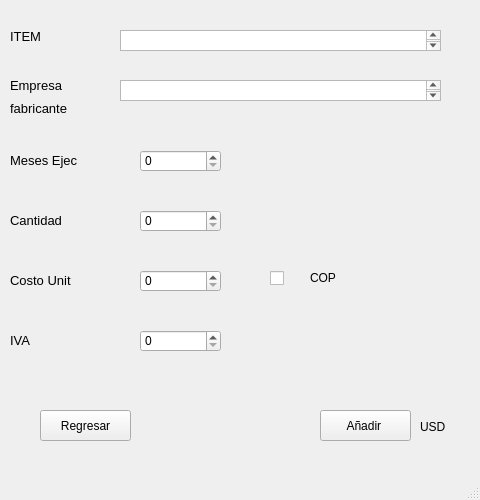
<?xml version="1.0" encoding="UTF-8"?>
<ui version="4.0">
 <class>MainWindow</class>
 <widget class="QMainWindow" name="MainWindow">
  <property name="geometry">
   <rect>
    <x>0</x>
    <y>0</y>
    <width>480</width>
    <height>500</height>
   </rect>
  </property>
  <property name="windowTitle">
   <string>MainWindow</string>
  </property>
  <widget class="QWidget" name="centralwidget">
   <widget class="QTextEdit" name="textEdit">
    <property name="geometry">
     <rect>
      <x>120</x>
      <y>30</y>
      <width>321</width>
      <height>21</height>
     </rect>
    </property>
   </widget>
   <widget class="QLabel" name="label">
    <property name="geometry">
     <rect>
      <x>10</x>
      <y>30</y>
      <width>47</width>
      <height>13</height>
     </rect>
    </property>
    <property name="font">
     <font>
      <pointsize>10</pointsize>
     </font>
    </property>
    <property name="text">
     <string>ITEM </string>
    </property>
   </widget>
   <widget class="QTextEdit" name="textEdit_2">
    <property name="geometry">
     <rect>
      <x>120</x>
      <y>80</y>
      <width>321</width>
      <height>21</height>
     </rect>
    </property>
   </widget>
   <widget class="QLabel" name="label_2">
    <property name="geometry">
     <rect>
      <x>10</x>
      <y>70</y>
      <width>91</width>
      <height>31</height>
     </rect>
    </property>
    <property name="font">
     <font>
      <pointsize>10</pointsize>
     </font>
    </property>
    <property name="text">
     <string>Empresa </string>
    </property>
   </widget>
   <widget class="QLabel" name="label_3">
    <property name="geometry">
     <rect>
      <x>10</x>
      <y>100</y>
      <width>91</width>
      <height>16</height>
     </rect>
    </property>
    <property name="font">
     <font>
      <pointsize>10</pointsize>
     </font>
    </property>
    <property name="text">
     <string>fabricante</string>
    </property>
   </widget>
   <widget class="QLabel" name="label_4">
    <property name="geometry">
     <rect>
      <x>10</x>
      <y>150</y>
      <width>111</width>
      <height>21</height>
     </rect>
    </property>
    <property name="font">
     <font>
      <pointsize>10</pointsize>
     </font>
    </property>
    <property name="text">
     <string>Meses Ejec</string>
    </property>
   </widget>
   <widget class="QSpinBox" name="spinBox">
    <property name="geometry">
     <rect>
      <x>140</x>
      <y>150</y>
      <width>81</width>
      <height>22</height>
     </rect>
    </property>
    <property name="maximum">
     <number>999999999</number>
    </property>
   </widget>
   <widget class="QLabel" name="label_5">
    <property name="geometry">
     <rect>
      <x>10</x>
      <y>210</y>
      <width>81</width>
      <height>21</height>
     </rect>
    </property>
    <property name="font">
     <font>
      <pointsize>10</pointsize>
     </font>
    </property>
    <property name="text">
     <string>Cantidad</string>
    </property>
   </widget>
   <widget class="QSpinBox" name="c">
    <property name="geometry">
     <rect>
      <x>140</x>
      <y>210</y>
      <width>81</width>
      <height>22</height>
     </rect>
    </property>
    <property name="maximum">
     <number>999999999</number>
    </property>
   </widget>
   <widget class="QLabel" name="label_6">
    <property name="geometry">
     <rect>
      <x>10</x>
      <y>270</y>
      <width>91</width>
      <height>21</height>
     </rect>
    </property>
    <property name="font">
     <font>
      <pointsize>10</pointsize>
     </font>
    </property>
    <property name="text">
     <string>Costo Unit</string>
    </property>
   </widget>
   <widget class="QSpinBox" name="c1">
    <property name="geometry">
     <rect>
      <x>140</x>
      <y>270</y>
      <width>81</width>
      <height>22</height>
     </rect>
    </property>
    <property name="maximum">
     <number>999999999</number>
    </property>
   </widget>
   <widget class="QSpinBox" name="i">
    <property name="geometry">
     <rect>
      <x>140</x>
      <y>330</y>
      <width>81</width>
      <height>22</height>
     </rect>
    </property>
    <property name="autoFillBackground">
     <bool>false</bool>
    </property>
    <property name="prefix">
     <string/>
    </property>
    <property name="maximum">
     <number>999999999</number>
    </property>
   </widget>
   <widget class="QLabel" name="label_7">
    <property name="geometry">
     <rect>
      <x>10</x>
      <y>330</y>
      <width>91</width>
      <height>21</height>
     </rect>
    </property>
    <property name="font">
     <font>
      <pointsize>10</pointsize>
     </font>
    </property>
    <property name="text">
     <string>IVA</string>
    </property>
   </widget>
   <widget class="QPushButton" name="boton_anadir">
    <property name="geometry">
     <rect>
      <x>320</x>
      <y>410</y>
      <width>91</width>
      <height>31</height>
     </rect>
    </property>
    <property name="text">
     <string>Añadir </string>
    </property>
   </widget>
   <widget class="QPushButton" name="boton_regresar">
    <property name="geometry">
     <rect>
      <x>40</x>
      <y>410</y>
      <width>91</width>
      <height>31</height>
     </rect>
    </property>
    <property name="text">
     <string>Regresar</string>
    </property>
   </widget>
   <widget class="QLabel" name="label_10">
    <property name="geometry">
     <rect>
      <x>310</x>
      <y>270</y>
      <width>121</width>
      <height>16</height>
     </rect>
    </property>
    <property name="text">
     <string>COP</string>
    </property>
   </widget>
   <widget class="QCheckBox" name="c3">
    <property name="geometry">
     <rect>
      <x>270</x>
      <y>270</y>
      <width>31</width>
      <height>17</height>
     </rect>
    </property>
    <property name="text">
     <string/>
    </property>
   </widget>
   <widget class="QLabel" name="label_8">
    <property name="geometry">
     <rect>
      <x>420</x>
      <y>420</y>
      <width>47</width>
      <height>13</height>
     </rect>
    </property>
    <property name="text">
     <string>USD</string>
    </property>
   </widget>
   <zorder>boton_regresar</zorder>
   <zorder>textEdit</zorder>
   <zorder>label</zorder>
   <zorder>textEdit_2</zorder>
   <zorder>label_2</zorder>
   <zorder>label_3</zorder>
   <zorder>label_4</zorder>
   <zorder>spinBox</zorder>
   <zorder>label_5</zorder>
   <zorder>c</zorder>
   <zorder>label_6</zorder>
   <zorder>c1</zorder>
   <zorder>i</zorder>
   <zorder>label_7</zorder>
   <zorder>boton_anadir</zorder>
   <zorder>label_10</zorder>
   <zorder>c3</zorder>
   <zorder>label_8</zorder>
  </widget>
  <widget class="QMenuBar" name="menubar">
   <property name="geometry">
    <rect>
     <x>0</x>
     <y>0</y>
     <width>480</width>
     <height>26</height>
    </rect>
   </property>
  </widget>
  <widget class="QStatusBar" name="statusbar"/>
 </widget>
 <resources/>
 <connections/>
</ui>
